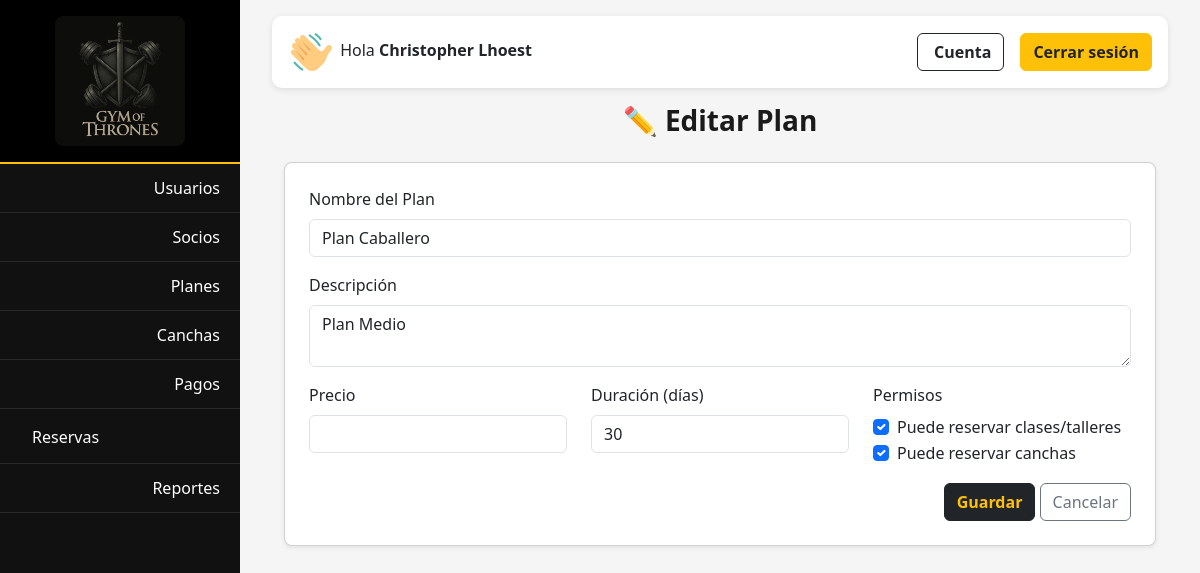
The app's page /planes/editar/2/ (signed in), older data.
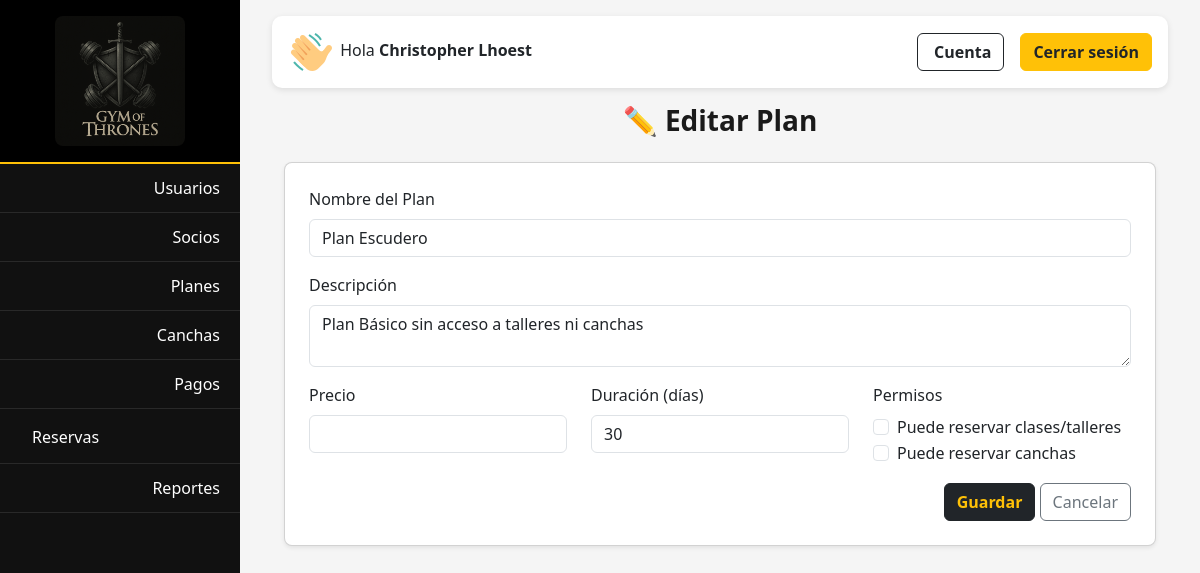
The same page, newer data.
### apps/planes/models.py (models this page shows, shortened)
class Plan(models.Model):
    nombre = models.CharField(max_length=100, unique=True)
    descripcion = models.TextField(blank=True, null=True)
    precio = models.IntegerField("Precio")
    duracion = models.PositiveIntegerField(help_text="Duración en días")
    puede_reservar_talleres = models.BooleanField(default=False)
    puede_reservar_canchas = models.BooleanField(default=False)

### apps/planes/views.py (the view, shortened to what this page needs)
# urls.py: path('editar/<int:plan_id>/', views.editar_plan, name='editar_plan'),   # ← plan_id
@login_required
@user_passes_test(es_admin_o_superadmin)
def editar_plan(request, plan_id):
    plan = get_object_or_404(Plan, id=plan_id)
    return render(request, 'planes/form_plan.html', {'plan': plan})

### apps/planes/views.py (called while the page is built)
def es_admin_o_superadmin(user):
    return user.is_authenticated and (user.rol == 'admin' or user.rol == 'superadmin')

### templates/planes/form_plan.html (shortened to what this page needs)
{% extends 'core/base_dashboard.html' %}
{% load static %}
{% block content %}
<div class="container mt-4">
  <h3 class="fw-bold text-center mb-4">
    {% if plan %}✏️ Editar Plan{% else %}🧾 Registrar Nuevo Plan{% endif %}
  </h3>
  <form method="POST" class="card p-4 shadow-sm">
    <div class="mb-3">
      <label class="form-label" for="nombre">Nombre del Plan</label>
      <input id="nombre" type="text" name="nombre" class="form-control"
             value="{{ plan.nombre|default:'' }}" required>
    </div>
    <div class="mb-3">
      <label class="form-label" for="descripcion">Descripción</label>
      <textarea id="descripcion" name="descripcion" class="form-control">{{ plan.descripcion|default:'' }}</textarea>
    </div>
    <div class="row mb-3">
      <div class="col-md-4">
        <label class="form-label" for="precio">Precio</label>
        <input id="precio" type="number" step="0.01" name="precio" class="form-control"
               value="{{ plan.precio|default:'' }}" required>
      </div>
      <div class="col-md-4">
        <label class="form-label" for="duracion">Duración (días)</label>
        <input id="duracion" type="number" name="duracion" class="form-control"
               value="{{ plan.duracion|default:'' }}" required>
      </div>
      <div class="col-md-4">
        <label class="form-label d-block">Permisos</label>
        <div class="form-check">
          <input id="perm_talleres" type="checkbox" name="puede_reservar_talleres" value="1"
                 class="form-check-input" {% if plan and plan.puede_reservar_talleres %}checked{% endif %}>
          <label class="form-check-label" for="perm_talleres">Puede reservar clases/talleres</label>
        </div>
        <div class="form-check">
          <input id="perm_canchas" type="checkbox" name="puede_reservar_canchas" value="1"
                 class="form-check-input" {% if plan and plan.puede_reservar_canchas %}checked{% endif %}>
          <label class="form-check-label" for="perm_canchas">Puede reservar canchas</label>
        </div>
      </div>
    </div>
    <div class="text-end">
      <button type="submit" class="btn btn-dark text-warning fw-bold">Guardar</button>
      <a href="{% url 'lista_planes' %}" class="btn btn-outline-secondary">Cancelar</a>
    </div>
  </form>
</div>
{% endblock %}

Row changes from the older to the newer data that the page shows:
changed Plan: nombre "Plan Caballero" → "Plan Escudero"; descripcion "Plan Medio" → "Plan Básico sin acceso a talleres ni canchas"; puede_reservar_talleres "☑" → "☐"; puede_reservar_canchas "☑" → "☐"
